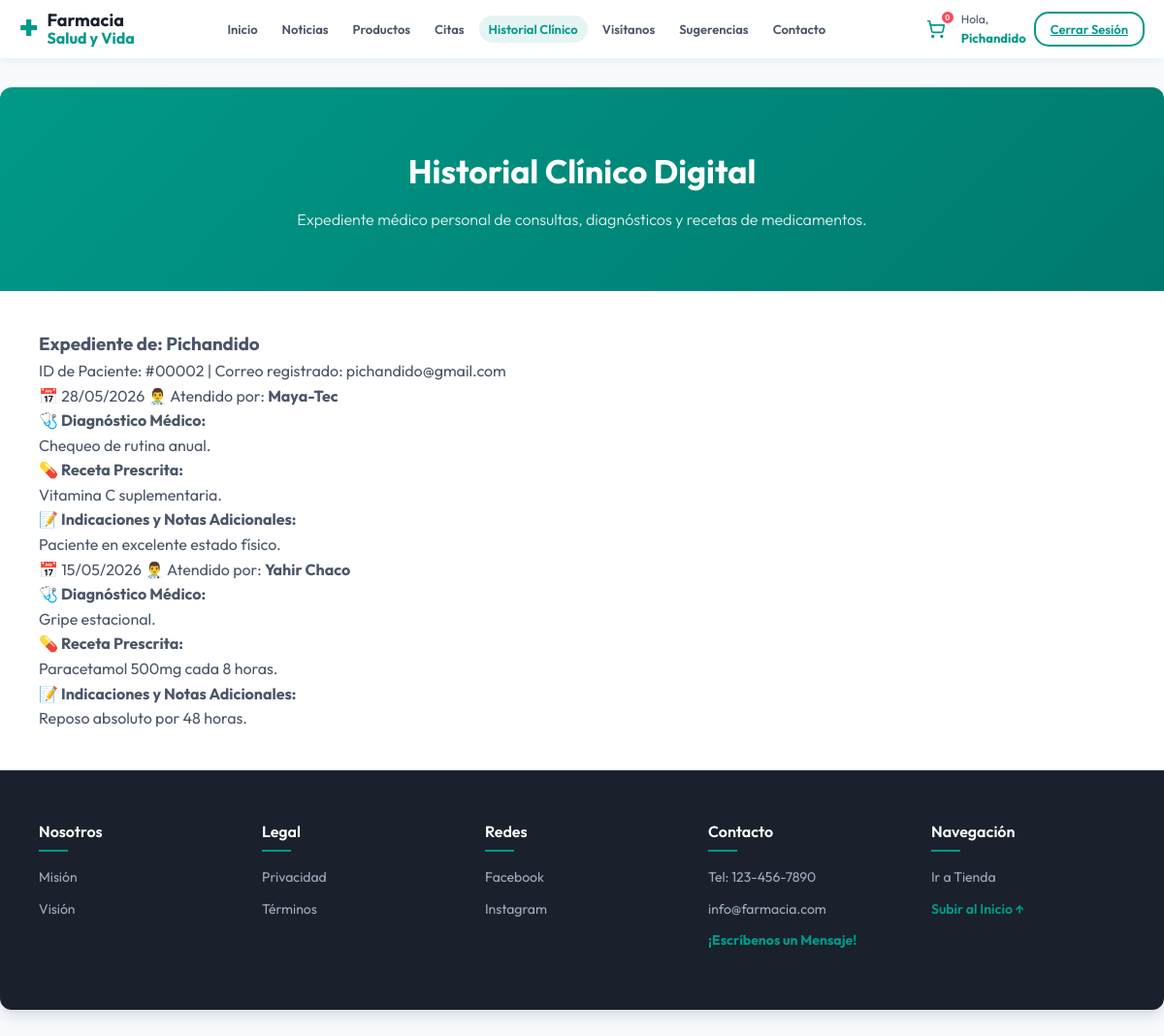
/historial.php (signed in), run on the app's committed database.
### tables this page shows
CREATE TABLE IF NOT EXISTS `historial_medico` (
  `id` INT AUTO_INCREMENT PRIMARY KEY,
  `usuario_id` INT NOT NULL,
  `fecha_consulta` DATE NOT NULL,
  `diagnostico` TEXT NOT NULL,
  `receta` TEXT NOT NULL,
  `medico` VARCHAR(100) NOT NULL,
  `notas` TEXT DEFAULT NULL,
  FOREIGN KEY (`usuario_id`) REFERENCES `usuarios` (`id`) ON DELETE CASCADE
);

### historial.php (the view, shortened to what this page needs)
<?php
require_once 'conexion.php';
$usuario_id = $_SESSION['usuario_id'];
$historial = [];
try {
    $stmt = $pdo->prepare("SELECT * FROM historial_medico WHERE usuario_id = :usuario_id ORDER BY fecha_consulta DESC");
    $stmt->execute(['usuario_id' => $usuario_id]);
    $historial = $stmt->fetchAll();
} catch (PDOException $e) {
    $error = "Error al consultar tu historial clínico: " . $e->getMessage();
}
include 'header.php';
?>
    <div id="contenedor" class="el-contenedor-padre">
        <section class="tienda-banner">
            <div class="tienda-banner-contenido">
                <h2>Historial Clínico Digital</h2>
                <p>Expediente médico personal de consultas, diagnósticos y recetas de medicamentos.</p>
            </div>
        </section>
        <div id="contenido" class="lo-de-enmedio">
            <main class="lo-principal">
                <div class="historial-contenedor-principal">
                    <div class="historial-encabezado-info">
                        <h3>Expediente de: <strong><?php echo htmlspecialchars($_SESSION['usuario_nombre']); ?></strong></h3>
                        <p>ID de Paciente: #<?php echo str_pad($usuario_id, 5, '0', STR_PAD_LEFT); ?> | Correo registrado: <?php echo htmlspecialchars($_SESSION['usuario_email']); ?></p>
                    </div>
                    <?php if (empty($historial)): ?>
                        <div class="confirmacion-tarjeta" style="text-align: center; margin-top: 25px;">
                            <div class="carrito-vacio">
                                <span style="font-size: 50px;">🩺</span>
                                <h3 style="margin: 15px 0 10px 0; color: var(--negro);">Expediente Vacío</h3>
                                <p>Aún no tienes consultas registradas en nuestro sistema médico de Farmacia Salud y Vida.</p>
                                <p style="font-size: 13px; color: #718096; margin-top: 5px;">Tu historial clínico se actualizará automáticamente una vez que asistas a tu primera cita presencial.</p>
                                <a href="citas.php" class="btn-cta" style="margin-top: 20px; display: inline-block;">Agendar tu Primera Consulta</a>
                            </div>
                        </div>
                    <?php else: ?>
                        <div class="historial-lista">
                            <?php foreach ($historial as $consulta): ?>
                                <div class="consulta-tarjeta">
                                    <div class="consulta-header">
                                        <div class="consulta-meta">
                                            <span class="consulta-fecha">📅 <?php echo date('d/m/Y', strtotime($consulta['fecha_consulta'])); ?></span>
                                            <span class="consulta-medico">👨‍⚕️ Atendido por: <strong><?php echo htmlspecialchars($consulta['medico']); ?></strong></span>
                                        </div>
                                    </div>
                                    <div class="consulta-cuerpo">
                                        <div class="consulta-seccion">
                                            <h4>🩺 Diagnóstico Médico:</h4>
                                            <p class="diagnostico-texto"><?php echo htmlspecialchars($consulta['diagnostico']); ?></p>
                                        </div>
                                        <div class="consulta-seccion receta-seccion">
                                            <h4>💊 Receta Prescrita:</h4>
                                            <div class="receta-bloque-vista">
                                                <?php echo nl2br(htmlspecialchars($consulta['receta'])); ?>
                                            </div>
                                        </div>
                                        <?php if (!empty($consulta['notas'])): ?>
                                            <div class="consulta-seccion notas-seccion">
                                                <h4>📝 Indicaciones y Notas Adicionales:</h4>
                                                <p class="notas-texto"><?php echo htmlspecialchars($consulta['notas']); ?></p>
                                            </div>
                                        <?php endif; ?>
                                    </div>
                                </div>
                            <?php endforeach; ?>
                        </div>
                    <?php endif; ?>
                </div>
            </main>
        </div>
<?php
include 'footer.php';
?>

### style.css (style rules this page uses)
:root { --principal: #009988; --principal-hover: #007a6e; --principal-light: #e6f5f3; --negro: #1a202c; --blanco2: #f7fafc; --blanco1: #ffffff; --gris-negro: #4a5568; --sombra: 0 4px 6px -1px rgba(0, 0, 0, 0.1), 0 2px 4px -1px rgba(0, 0, 0, 0.06); --sombra-lg: 0 10px 15px -3px rgba(0, 0, 0, 0.1), 0 4px 6px -2px rgba(0, 0, 0, 0.05); --borde-radio: 12px; }
* { box-sizing: border-box; margin: 0; padding: 0; }
html { scroll-behavior: smooth; }
body { background-color: var(--blanco2); font-family: 'Outfit', 'Ubuntu', sans-serif; color: var(--gris-negro); line-height: 1.6; }
.btn-cart-toggle svg { width: 20px; height: 20px; }
#contenedor { max-width: 1200px; margin: 30px auto; background-color: var(--blanco1); box-shadow: var(--sombra-lg); border-radius: var(--borde-radio); overflow: hidden; }
.lo-de-enmedio { padding: 40px; }
.tienda-banner { background: linear-gradient(135deg, var(--principal) 0%, var(--principal-hover) 100%); color: white; padding: 60px 40px; text-align: center; }
.tienda-banner h2 { font-size: 34px; font-weight: 700; margin-bottom: 10px; }
.tienda-banner p { font-size: 16px; font-weight: 300; max-width: 600px; margin: 0 auto; opacity: 0.9; }

### data on the page
historial_medico: fecha_consulta "28/05/2026", medico "Maya-Tec", diagnostico "Chequeo de rutina anual.", receta "Vitamina C suplementaria.", notas "Paciente en excelente estado físico."
historial_medico: fecha_consulta "15/05/2026", medico "Yahir Chaco", diagnostico "Gripe estacional.", receta "Paracetamol 500mg cada 8 horas.", notas "Reposo absoluto por 48 horas."

### other printed values
$cart_count "0"
$_SESSION['usuario_nombre'] "Pichandido"
str_pad($usuario_id, 5, '0', STR_PAD_LEFT) "00002"
$_SESSION['usuario_email'] "pichandido@gmail.com"
